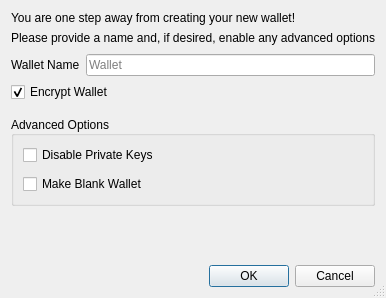
<?xml version="1.0" encoding="UTF-8"?>
<ui version="4.0">
 <class>CreateWalletDialog</class>
 <widget class="QDialog" name="CreateWalletDialog">
  <property name="geometry">
   <rect>
    <x>0</x>
    <y>0</y>
    <width>371</width>
    <height>298</height>
   </rect>
  </property>
  <property name="windowTitle">
   <string>Create Wallet</string>
  </property>
  <property name="sizeGripEnabled">
   <bool>true</bool>
  </property>
  <layout class="QVBoxLayout" name="verticalLayout">
   <item>
    <widget class="QLabel" name="label_description">
     <property name="sizePolicy">
      <sizepolicy hsizetype="Preferred" vsizetype="Preferred">
       <horstretch>0</horstretch>
       <verstretch>0</verstretch>
      </sizepolicy>
     </property>
     <property name="text">
      <string>You are one step away from creating your new wallet!</string>
     </property>
     <property name="alignment">
      <set>Qt::AlignLeading|Qt::AlignLeft|Qt::AlignVCenter</set>
     </property>
     <property name="wordWrap">
      <bool>false</bool>
     </property>
    </widget>
   </item>
   <item>
    <widget class="QLabel" name="label_subdescription">
     <property name="text">
      <string>Please provide a name and, if desired, enable any advanced options</string>
     </property>
    </widget>
   </item>
   <item>
    <spacer name="verticalSpacer">
     <property name="orientation">
      <enum>Qt::Vertical</enum>
     </property>
     <property name="sizeType">
      <enum>QSizePolicy::Fixed</enum>
     </property>
     <property name="sizeHint" stdset="0">
      <size>
       <width>20</width>
       <height>3</height>
      </size>
     </property>
    </spacer>
   </item>
   <item>
    <layout class="QHBoxLayout" name="horizontalLayout">
     <item>
      <widget class="QLabel" name="wallet_name_label">
       <property name="text">
        <string>Wallet Name</string>
       </property>
      </widget>
     </item>
     <item>
      <widget class="QLineEdit" name="wallet_name_line_edit">
       <property name="minimumSize">
        <size>
         <width>262</width>
         <height>0</height>
        </size>
       </property>
       <property name="placeholderText">
        <string>Wallet</string>
       </property>
      </widget>
     </item>
    </layout>
   </item>
   <item>
    <widget class="QCheckBox" name="encrypt_wallet_checkbox">
     <property name="toolTip">
      <string>Encrypt the wallet. The wallet will be encrypted with a passphrase of your choice.</string>
     </property>
     <property name="text">
      <string>Encrypt Wallet</string>
     </property>
     <property name="checked">
      <bool>true</bool>
     </property>
    </widget>
   </item>
   <item>
    <spacer name="verticalSpacer_1">
     <property name="orientation">
      <enum>Qt::Vertical</enum>
     </property>
     <property name="sizeType">
      <enum>QSizePolicy::Fixed</enum>
     </property>
     <property name="sizeHint" stdset="0">
      <size>
       <width>20</width>
       <height>8</height>
      </size>
     </property>
    </spacer>
   </item>
   <item>
    <widget class="QGroupBox" name="groupBox">
     <property name="title">
      <string>Advanced Options</string>
     </property>
     <property name="alignment">
      <set>Qt::AlignLeading|Qt::AlignLeft|Qt::AlignVCenter</set>
     </property>
     <property name="flat">
      <bool>false</bool>
     </property>
     <property name="checkable">
      <bool>false</bool>
     </property>
     <layout class="QVBoxLayout" name="verticalLayout_groupbox">
      <property name="spacing">
       <number>9</number>
      </property>
      <item>
       <widget class="QCheckBox" name="disable_privkeys_checkbox">
        <property name="enabled">
         <bool>true</bool>
        </property>
        <property name="toolTip">
         <string>Disable private keys for this wallet. Wallets with private keys disabled will have no private keys and cannot have an HD seed or imported private keys. This is ideal for watch-only wallets.</string>
        </property>
        <property name="text">
         <string>Disable Private Keys</string>
        </property>
       </widget>
      </item>
      <item>
       <widget class="QCheckBox" name="blank_wallet_checkbox">
        <property name="toolTip">
         <string>Make a blank wallet. Blank wallets do not initially have private keys or scripts. Private keys and addresses can be imported, or an HD seed can be set, at a later time.</string>
        </property>
        <property name="text">
         <string>Make Blank Wallet</string>
        </property>
       </widget>
      </item>
     </layout>
    </widget>
   </item>
   <item>
    <spacer name="verticalSpacer_2">
     <property name="orientation">
      <enum>Qt::Vertical</enum>
     </property>
     <property name="sizeHint" stdset="0">
      <size>
       <width>20</width>
       <height>0</height>
      </size>
     </property>
    </spacer>
   </item>
   <item>
    <widget class="QDialogButtonBox" name="buttonBox">
     <property name="orientation">
      <enum>Qt::Horizontal</enum>
     </property>
     <property name="standardButtons">
      <set>QDialogButtonBox::Cancel|QDialogButtonBox::Ok</set>
     </property>
    </widget>
   </item>
  </layout>
 </widget>
 <tabstops>
  <tabstop>wallet_name_line_edit</tabstop>
  <tabstop>encrypt_wallet_checkbox</tabstop>
  <tabstop>disable_privkeys_checkbox</tabstop>
  <tabstop>blank_wallet_checkbox</tabstop>
 </tabstops>
 <resources/>
 <connections>
  <connection>
   <sender>buttonBox</sender>
   <signal>accepted()</signal>
   <receiver>CreateWalletDialog</receiver>
   <slot>accept()</slot>
   <hints>
    <hint type="sourcelabel">
     <x>248</x>
     <y>254</y>
    </hint>
    <hint type="destinationlabel">
     <x>157</x>
     <y>274</y>
    </hint>
   </hints>
  </connection>
  <connection>
   <sender>buttonBox</sender>
   <signal>rejected()</signal>
   <receiver>CreateWalletDialog</receiver>
   <slot>reject()</slot>
   <hints>
    <hint type="sourcelabel">
     <x>316</x>
     <y>260</y>
    </hint>
    <hint type="destinationlabel">
     <x>286</x>
     <y>274</y>
    </hint>
   </hints>
  </connection>
 </connections>
</ui>
